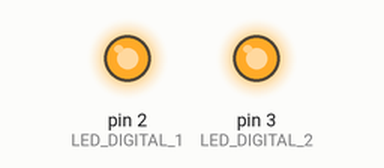
Simulated run of this sketch. Board: Arduino Uno, built with avr-gcc and run on an emulated ATmega328P. Shown: output pins drawn as LEDs (lit = HIGH).

Above: at 0.1 s.
Timing chart, 0 to 1.6 s (numbered marks = the images above):
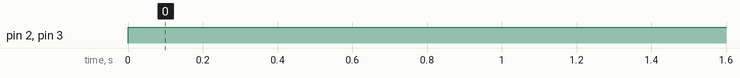

Measured:
- by itself, pin 2 (LED_DIGITAL_1), pin 3 (LED_DIGITAL_2): LOW → HIGH at 0.00 s

The sketch:

LED_Test.ino
```cpp
#define LED_DIGITAL_1 2
#define LED_DIGITAL_2 3


void setup() {
  // put your setup code here, to run once:
  pinMode(LED_DIGITAL_1, OUTPUT);
  pinMode(LED_DIGITAL_2, OUTPUT);
}

void loop() {
  // put your main code here, to run repeatedly:
  digitalWrite(LED_DIGITAL_1, HIGH);
  digitalWrite(LED_DIGITAL_2, HIGH);
}
```
